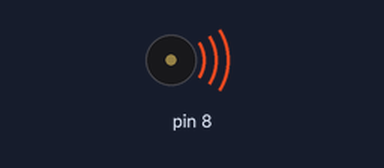
Recording of a sketch running on a simulated Arduino Uno, built with avr-gcc and run on an emulated ATmega328P. On the bench: buzzer (waves = sounding). What the sketch prints to the serial monitor is not drawn.

Above: at 0.1 s.
At 0.8 s:
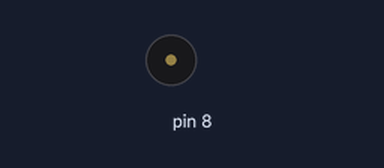
Timing chart, 0 to 2.3 s (numbered marks = the images above):
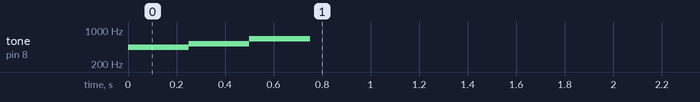

The sketch:

speaker-melody.ino
```cpp
// speaker-melody — tests assert (BT41): "melody" on Serial (115200), then tone() on D8 at 440,
// 523 and 659 Hz for 250 ms each, back to back, then silence; a speaker on D8 plays the three
// notes in tune.
void setup() {
  Serial.begin(115200);
  Serial.println("melody");
  const unsigned int notes[] = {440, 523, 659};
  for (unsigned int note : notes) {
    tone(8, note);
    delay(250);
  }
  noTone(8);
}

void loop() {
}
```
